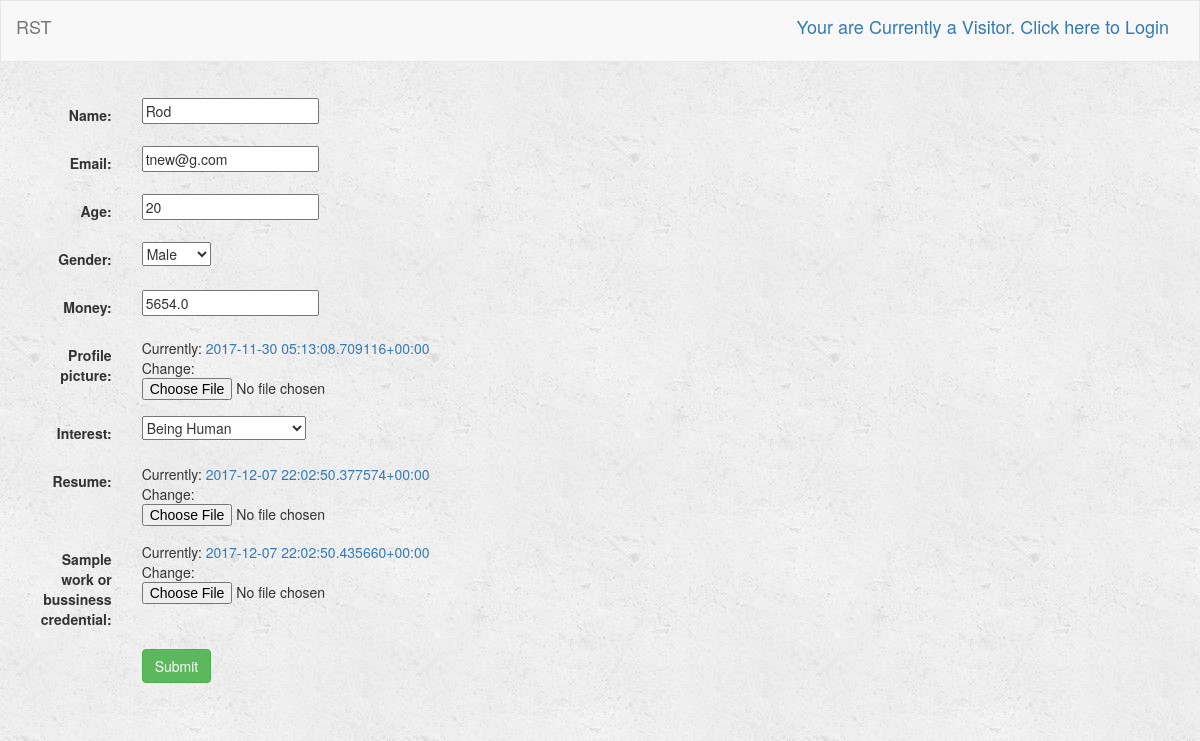
Before: /turk/profile/1/UpdateProfile/1 with the older database file.
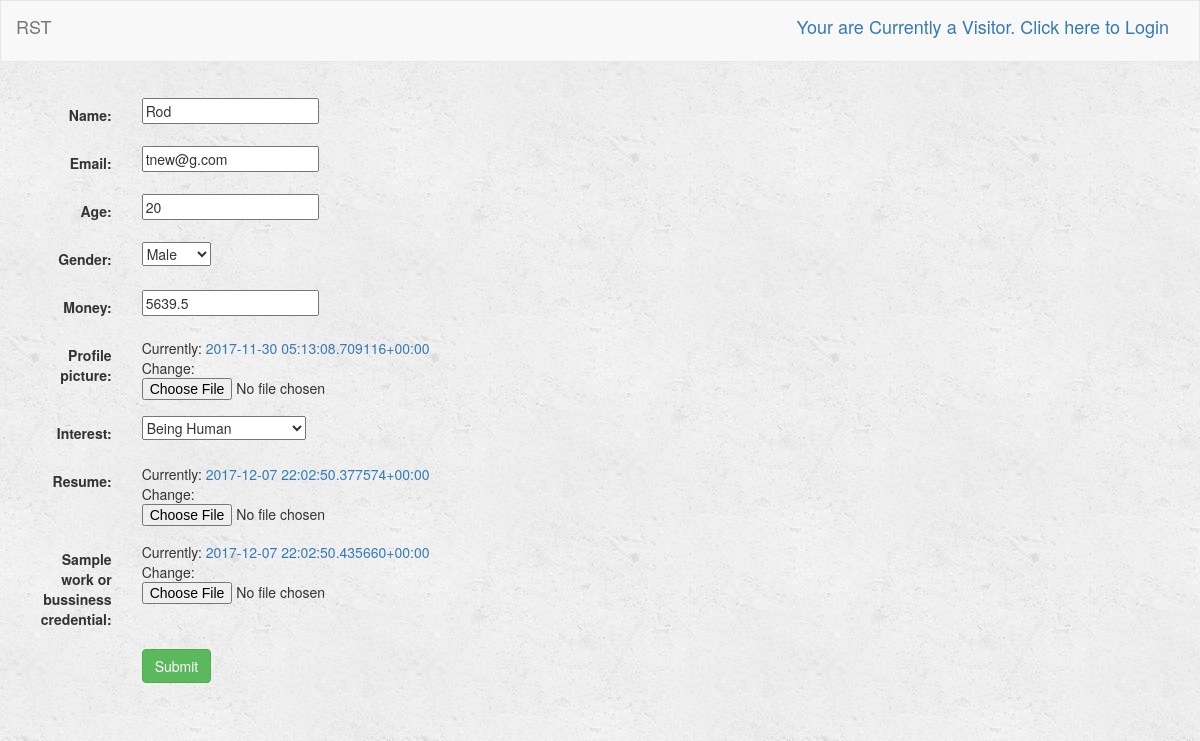
After: the same page with the newer database file.
### turk/models.py (models this page shows, shortened)
class Profile(models.Model):
    user = models.OneToOneField(User, on_delete=models.CASCADE, default=1)
    name = models.CharField(max_length=250)
    age = models.IntegerField(default=0)
    GENDER_CHOICES = (
        ('Male', 'Male'),
        ('Female', 'Female')
    )
    gender = models.CharField(max_length=6, choices=GENDER_CHOICES, default='Male')
    email = models.CharField(max_length=250)
    resume = models.FileField()
    sample_work_or_bussiness_credential = models.FileField()
    RATING_CHOICES=(
        (1, 1),
        (2, 2),
        (3, 3),
        (4, 4),
        (5, 5),
    )
    rating = models.FloatField(choices=RATING_CHOICES, default=5)
    average_rating = models.FloatField(default=0)       # average of rating RECEIVED by others
    rating_count = models.IntegerField(default=0)       # count of rating RECEIVED by others
    total_rating = models.FloatField(default=0)         # total rating RECEIVED by others
    avg_give_rating = models.FloatField(default=0)      # average of rating GIVEN to others
    total_give_rating = models.FloatField(default=0)    # total of rating GIVEN to others
    total_give_count = models.FloatField(default=0)     # count of rating GIVEN to others
    money = models.FloatField(default=0)
    POSITION_CHOICES=(
        ('Temporary', 'Temporary'),
        ('Client', 'Client'),
        ('Developer', 'Developer'),
    )
    position = models.CharField(max_length=9, choices=POSITION_CHOICES, default='Temporary')
    profile_picture = models.ImageField(default='default.png')
    interest = models.TextField()
    isBlackListed = models.BooleanField(default=False)
    INTEREST_CHOICES=(
        ('Being Human', 'Being Human'),
        ('Software Development', 'Software Development'),
        ('Video Games', 'Video Games'),
        ('Social Media', 'Social Media'),
        ('Food', 'Food'),
        ('Party', 'Party'),
        ('Entrepreneurship', 'Entrepreneurship'),
        ('Money', 'Money'),
    )
    interest = MultiSelectField(choices=INTEREST_CHOICES, default="Being Human")
    honor_Early_Bird = models.BooleanField(default=False)
    honor_Hard_Worker = models.BooleanField(default=False)
    honor_MILLIONAIRE = models.BooleanField(default=False)
    honor_Job_Supplier = models.BooleanField(default=False)
    honor_Veteran = models.BooleanField(default=False)
    honor_toohardman = models.BooleanField(default=False)
    honor_Cold_Headed_Tim = models.BooleanField(default=False)
    honor_Novice = models.BooleanField(default=True)
    honor_Normie = models.BooleanField(default=False)
    honor_General = models.BooleanField(default=False)
    honor_Lurker = models.BooleanField(default=False)
    num_early = models.IntegerField(default=0)      # number of time dev delivered early
    money_earned = models.FloatField(default=0)     # amount of money dev made
    num_post = models.IntegerField(default=0)       # number of total posts client posted
    num_post_ex = models.IntegerField(default=0)    # number of expired posts client posted
    acc_created = models.DateTimeField(default=datetime.now())   # date of when acc made
    warn_poor = models.BooleanField(default=False)  # avg rating <=2 for >=5 projects
    warn_eval = models.BooleanField(default=False)  # avg rating to others <2 or >4 for >=8 projects
    warn_final = models.BooleanField(default=False) # final warning, next login = gg

### turk/views.py (the view)
# urls.py: url(r'^profile/(?P<user_id>[0-9]+)/UpdateProfile/(?P<pk>[0-9]+)$', views.UpdateProfile.as_view(),
class UpdateProfile(UpdateView):
    model = Profile
    fields = ['name', 'email', 'age', 'gender', 'money', 'profile_picture', 'interest', 'resume', 'sample_work_or_bussiness_credential']
    success_url = reverse_lazy('turk:index')

### turk/templates/turk/profile_form.html (shortened to what this page needs)
{% extends 'turk/base.html' %}
{% block body %}
    <div class="container-fluid">
        <div class="row">
            <div class="col-sm-12 col-md-7">
                <div class="=panel panel-default">
                    <div class="panel-body">
                        <form class="form-horizontal" action="" method="post" enctype="multipart/form-data">
                            {% include 'turk/form-template.html' %}
                            <div class="form-group">
                                <div class="col-sm-offset-2 col-sm-10">
                                    <button type="submit" class="btn btn-success">Submit</button>
                                </div>
                            </div>
                        </form>
                    </div>
                </div>
            </div>
        </div>
    </div>
{% endblock %}

### turk/templates/turk/form-template.html (shortened to what this page needs)
{% for field in form %}
    <div class="form-group">
        <div class="col-sm-offset-2 col-sm-10">
        </div>
        <label class="control-label col-sm-2">{{ field.label_tag }}</label>
        <div class="col-sm-10">{{ field }}</div>
    </div>
{% endfor %}

Changed rows visible on the page:
changed Profile "Rod": money "5654.0" → "5639.5"
